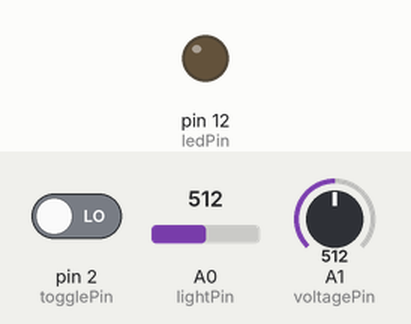
Bench run of a sketch on a simulated Arduino Uno, built with avr-gcc and run on an emulated ATmega328P. Shown: output pins drawn as LEDs (lit = HIGH). The test bench sets the inputs (shaded band); at power-on: pin 2 (togglePin) LOW, A0 (lightPin) = 512, A1 (voltagePin) = 512. Pins used as bus, display or sensor lines are not drawn; what the sketch prints to the serial monitor is not drawn.

Above: at 17.3 s.
17.4 s: pin 2 (togglePin) driven HIGH
29.8 s: pin 2 (togglePin) driven LOW
Timing chart, 0 to 44.0 s (numbered marks = the images above; inputs shaded):
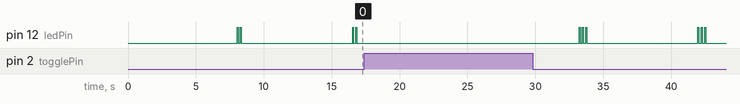

The sketch:

solarsaver.ino
```cpp
#include "LowPower.h"
#include "RunningAverage.h"

#define SERIAL_BAUD      9600

// FSM definition
enum States {
  startup,
  poweron_sensing,
  poweroff_sensing,
  poweron_override,
  poweroff_override,
};

States state = startup;
boolean togglePressed = false;

// GPIO pins
const int lightPin   = 0;    // Analogue in
const int voltagePin = 1;    // Analogue in
const int powerPin   = 5;    // Digital out
const int togglePin  = 2;    // Digital in (2 or 3)
const int ledPin     = 12;   // Digital out

// ADC sensor levels
const int lightLevel   = 500;
const int voltageLevel = 850;

// Number of readings required
const int nLightReadings   = 32;
const int nVoltageReadings = 32;

// Control spurious switching
const int lightThreshold   = 10;
const int voltageThreshold = 10;

// Running averages
RunningAverage lightReadings(nLightReadings);
RunningAverage voltageReadings(nVoltageReadings);

void powerOn()
{
  digitalWrite(powerPin, HIGH);
}

void powerOff()
{
  digitalWrite(powerPin, LOW);
}

void toggleHook()
{
  // Dummy hook
}

void blinkLed(int count = 1)
{
  for (int i = 0; i < count; i++) {
    digitalWrite(ledPin, HIGH);
    delay(70);
    digitalWrite(ledPin, LOW);
    delay(180);
  }
}

void setState(States newState) {

  Serial.print("New state [");

  switch (newState) {

    case poweron_sensing:
      Serial.println("Power on: sensing]");
      powerOn();
      break;

    case poweroff_sensing:
      Serial.println("Power off: sensing]");
      powerOff();
      break;

    case poweron_override:
      Serial.println("Power on: override]");
      powerOn();
      break;

    case poweroff_override:
      Serial.println("Power off: override]");
      powerOff();
      break;

    default:
      Serial.println("Unknown]");
      newState = poweron_sensing;
      powerOn();
      break;
  }

  state = newState;
}

void setup() {
  pinMode(powerPin, INPUT_PULLUP);

  Serial.begin(SERIAL_BAUD);

  // Setup digital pin modes
  pinMode(powerPin, OUTPUT);
  pinMode(ledPin, OUTPUT);
  pinMode(togglePin, INPUT);
  attachInterrupt(digitalPinToInterrupt(togglePin), toggleHook, RISING);
  setState(poweroff_sensing);
}

void loop() {

  Serial.flush();

  // Enter idle state
  // ATmega328P, ATmega168
  LowPower.idle(SLEEP_8S, ADC_OFF, TIMER2_OFF, TIMER1_OFF, TIMER0_OFF, SPI_OFF, USART0_OFF, TWI_OFF);

  // ATmega2560
  //LowPower.idle(SLEEP_8S, ADC_OFF, TIMER5_OFF, TIMER4_OFF, TIMER3_OFF, TIMER2_OFF, TIMER1_OFF, TIMER0_OFF, SPI_OFF, USART3_OFF, USART2_OFF, USART1_OFF, USART0_OFF, TWI_OFF);

  // Debounce button
  if (togglePressed == true) {
    togglePressed = false;
  }
  else if (digitalRead(togglePin) == HIGH) {
    Serial.println("Toggle switch pressed");
    togglePressed = true;
    delay(150);
  }

  // Determine state transitions
  switch (state) {

    case poweron_sensing:

      if (togglePressed) {
        togglePressed = false;
        setState(poweron_override);
      }
      else {
        int lReading = analogRead(lightPin);
        lightReadings.addValue(lReading);
        int lAvg = lightReadings.getFastAverage();
        Serial.print("Average light level: ");
        Serial.println(lAvg);

        int vReading = analogRead(voltagePin);
        voltageReadings.addValue(vReading);
        int vAvg = voltageReadings.getFastAverage();
        Serial.print("Average voltage level: ");
        Serial.println(vAvg);

        if ((lightLevel - lAvg) > lightThreshold || (voltageLevel - vAvg) > voltageThreshold) {
          setState(poweroff_sensing);
        }
        blinkLed(1);
      }
      break;

    case poweroff_sensing:

      if (togglePressed) {
        togglePressed = false;
        setState(poweron_override);
      }
      else {
        int lReading = analogRead(lightPin);
        lightReadings.addValue(lReading);
        int lAvg = lightReadings.getFastAverage();
        Serial.print("Average light level: ");
        Serial.println(lAvg);

        int vReading = analogRead(voltagePin);
        voltageReadings.addValue(vReading);
        int vAvg = voltageReadings.getFastAverage();
        Serial.print("Average voltage level: ");
        Serial.println(vAvg);

        if ((lAvg - lightLevel) > lightThreshold && (vAvg - voltageLevel) > voltageThreshold) {
          setState(poweron_sensing);
        }
        blinkLed(2);
      }
      break;

    case poweron_override:
      if (togglePressed) {
        togglePressed = false;
        setState(poweroff_override);
        delay(150);
      }
      else {
        blinkLed(3);
      }
      break;

    case poweroff_override:
      if (togglePressed) {
        togglePressed = false;
        setState(poweron_sensing);
        delay(150);
      }
      else {
        blinkLed(4);
      }
      break;
  }
}
```

Measured:
- after the input at 17.4 s, pin 12 (ledPin): stops changing and stays LOW
